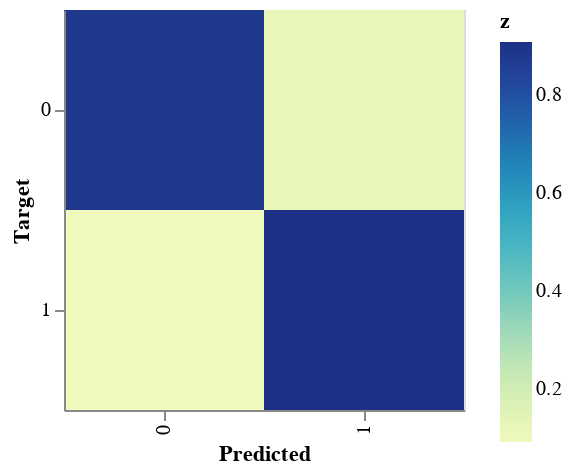

Source (notebook cell):
### Code cell
pipeline(defaultxcols, defaultycols)

### Figure 1 — Vega-Lite specification as saved in the notebook (floating-point values rounded to 4 significant figures)
{"config": {"view": {"continuousWidth": 400, "continuousHeight": 300}}, "data": {"name": "data-b478ed2913ade4f5b7443f3a3f58e62d"}, "mark": "rect", "encoding": {"color": {"type": "quantitative", "field": "z"}, "x": {"type": "nominal", "field": "x", "title": "Predicted"}, "y": {"type": "nominal", "field": "y", "title": "Target"}}, "height": 200, "width": 200, "$schema": "https://vega.github.io/schema/vega-lite/v4.8.1.json", "datasets": {"data-b478ed2913ade4f5b7443f3a3f58e62d": [{"x": 0, "y": 0, "z": 0.8842}, {"x": 1, "y": 0, "z": 0.1158}, {"x": 0, "y": 1, "z": 0.09124}, {"x": 1, "y": 1, "z": 0.9088}]}}
